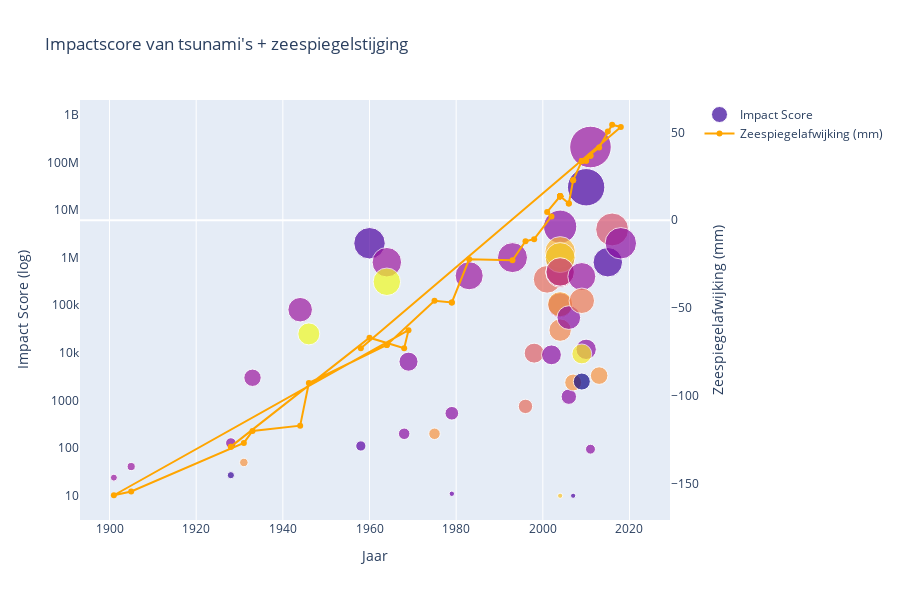

Notebook code cell kept with this figure:
### Code cell
import plotly.graph_objects as go

# Maak eerste figuur: scatter plot
scatter = go.Scatter(
    x=filtered_df['Year'],
    y=filtered_df['Impact_Score'],
    mode='markers',
    marker=dict(
        size=filtered_df['Impact_Score_Log'] * 5,
        color=filtered_df['Country'].astype('category').cat.codes,
        colorscale='plasma',
        showscale=False  #verbergt de kleurenbalk
    ),
    text=filtered_df['Country'],
    name='Impact Score',
    hovertemplate=(
        "Land: %{text}<br>Impact Score: %{y}<br>Jaar: %{x}<br>"
        "Total Deaths: %{customdata[0]}<br>"
        "Total Affected: %{customdata[1]}<br>"
        "Total Damage: %{customdata[2]}"
    ),
    customdata=filtered_df[['Total Deaths', 'Total Affected', "Total Damages ('000 US$)"]],
    yaxis='y1'
)

# Maak tweede figuur: zeespiegel-lijn
sea_level_line = go.Scatter(
    x=filtered_df['Year'],
    y=filtered_df['mmfrom1993-2008average'],
    mode='lines+markers',
    line=dict(color='orange', width=2),
    name='Zeespiegelafwijking (mm)',
    yaxis='y2'
)

# Combineer beide
fig = go.Figure(data=[scatter, sea_level_line])

fig.update_layout(
    title="Impactscore van tsunami's + zeespiegelstijging",
    xaxis=dict(title='Jaar'),
    yaxis=dict(
        title='Impact Score (log)',
        type='log',
        showgrid=False
    ),
    yaxis2=dict(
        title='Zeespiegelafwijking (mm)',
        overlaying='y',
        side='right',
        showgrid=False
    ),
    height=600,
    legend=dict(
        x=1.05,
        y=1
    )
)


fig.show()

### Figure 1 — Plotly figure (JSON) as saved in the notebook; plotly's stock layout.template omitted (floating-point values rounded to 4 significant figures; data arrays with more than 128 entries replaced by an {"elided": "..."} marker saying what was removed)
{"data": [{"customdata": {"elided": "51x3 int values"}, "hovertemplate": "Land: %{text}<br>Impact Score: %{y}<br>Jaar: %{x}<br>Total Deaths: %{customdata[0]}<br>Total Affected: %{customdata[1]}<br>Total Damage: %{customdata[2]}", "marker": {"color": [2, 7, 3, 7, 7, 8, 8, 18, 8, 8, 24, 8, 24, 18, 5, 7, 8, 8, 15, 14, 7, 15, 7, 9, 1, 6, 20, 11, 10, 22, 12, 19, 17, 21, 7, 7, 18, 3, 0, 3, 7, 7, 8, 23, 8, 16, 18, 3, 13, 7, 4], "colorscale": [[0, "#0d0887"], [0.1111, "#46039f"], [0.2222, "#7201a8"], [0.3333, "#9c179e"], [0.4444, "#bd3786"], [0.5556, "#d8576b"], [0.6667, "#ed7953"], [0.7778, "#fb9f3a"], [0.8889, "#fdca26"], [1, "#f0f921"]], "showscale": false, "size": [7.236, 10.55, 31.51, 11.52, 19.08, 6.99, 8.116, 8.538, 17.39, 24.53, 21.99, 29.52, 27.46, 11.52, 5.396, 13.66, 28.1, 30.0, 14.38, 19.97, 19.79, 27.72, 33.24, 25.0, 28.49, 30.05, 30.6, 28.36, 28.49, 30.0, 28.49, 25.11, 22.39, 5.207, 15.4, 23.7, 16.89, 5.207, 16.99, 37.39, 20.37, 9.911, 28.01, 19.89, 41.61, 25.47, 17.61, 29.52, 32.96, 31.51, 10.25]}, "mode": "markers", "name": "Impact Score", "text": ["Canada", "Indonesia", "Chile", "Indonesia", "Indonesia", "Japan", "Japan", "Solomon Islands", "Japan", "Japan", "United States of America (the)", "Japan", "United States of America (the)", "Solomon Islands", "France", "Indonesia", "Japan", "Japan", "Peru", "Papua New Guinea", "Indonesia", "Peru", "Indonesia", "Kenya", "Bangladesh", "India", "Sri Lanka", "Maldives", "Malaysia", "Thailand", "Myanmar", "Somalia", "Seychelles", "Tanzania, United Republic of", "Indonesia", "Indonesia", "Solomon Islands", "Chile", "American Samoa", "Chile", "Indonesia", "Indonesia", "Japan", "Tonga", "Japan", "Samoa", "Solomon Islands", "Chile", "New Zealand", "Indonesia", "Colombia"], "type": "scatter", "x": [1928, 1928, 1960, 1968, 1969, 1901, 1905, 1931, 1933, 1944, 1946, 1964, 1964, 1975, 1979, 1979, 1983, 1993, 1996, 1998, 2002, 2001, 2004, 2004, 2004, 2004, 2004, 2004, 2004, 2004, 2004, 2004, 2004, 2004, 2006, 2006, 2007, 2007, 2009, 2010, 2010, 2011, 2009, 2009, 2011, 2009, 2013, 2015, 2016, 2018, 1958], "y": [27, 128, 2003000, 200, 6532, 24, 41, 50, 3000, 80573, 25000, 800000, 311000, 200, 11, 539, 416000, 1000000, 752, 9867, 9082, 349978, 4451600, 100000, 500000, 1022800, 1316500, 470100, 500000, 1000000, 500000, 105083, 30000, 10, 1202, 55000, 2384, 10, 2500, 30000000, 11864, 95, 400000, 9500, 210000000, 124040, 3329, 800000, 3900000, 2000000, 111], "yaxis": "y"}, {"line": {"color": "orange", "width": 2}, "mode": "lines+markers", "name": "Zeespiegelafwijking (mm)", "type": "scatter", "x": [1928, 1928, 1960, 1968, 1969, 1901, 1905, 1931, 1933, 1944, 1946, 1964, 1964, 1975, 1979, 1979, 1983, 1993, 1996, 1998, 2002, 2001, 2004, 2004, 2004, 2004, 2004, 2004, 2004, 2004, 2004, 2004, 2004, 2004, 2006, 2006, 2007, 2007, 2009, 2010, 2010, 2011, 2009, 2009, 2011, 2009, 2013, 2015, 2016, 2018, 1958], "y": [-128.9, -128.9, -66.88, -72.81, -62.61, -156.5, -154.4, -126.7, -120.0, -116.9, -92.68, -70.98, -70.98, -45.85, -46.81, -46.81, -22.28, -22.78, -11.95, -10.81, 2.153, 4.719, 13.65, 13.65, 13.65, 13.65, 13.65, 13.65, 13.65, 13.65, 13.65, 13.65, 13.65, 13.65, 9.519, 9.519, 22.79, 22.79, 33.65, 33.88, 33.88, 36.72, 33.65, 33.65, 36.72, 33.65, 41.34, 50.46, 54.35, 53.09, -72.91], "yaxis": "y2"}], "layout": {"height": 600, "legend": {"x": 1.05, "y": 1}, "title": {"text": "Impactscore van tsunami's + zeespiegelstijging"}, "xaxis": {"title": {"text": "Jaar"}}, "yaxis": {"showgrid": false, "title": {"text": "Impact Score (log)"}, "type": "log"}, "yaxis2": {"overlaying": "y", "showgrid": false, "side": "right", "title": {"text": "Zeespiegelafwijking (mm)"}}}}
